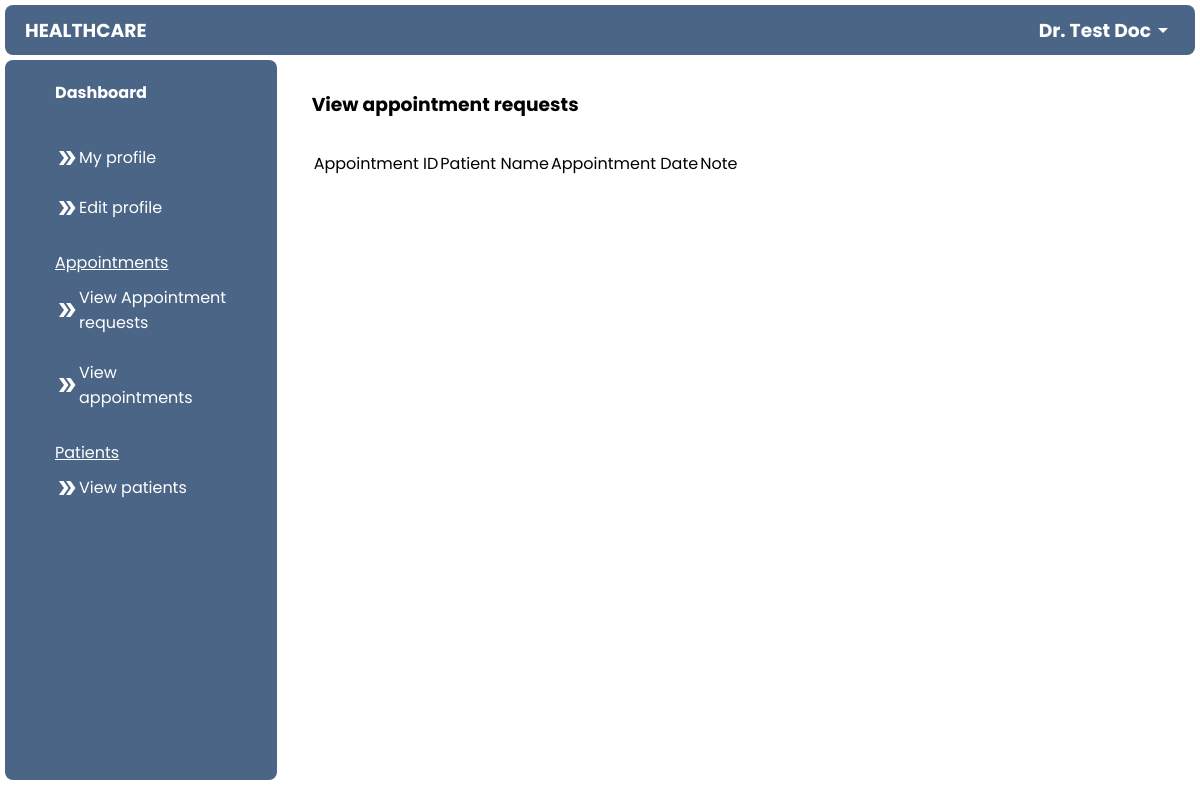
Before: /doctor/view_appointments.php (signed in) with the older database file.
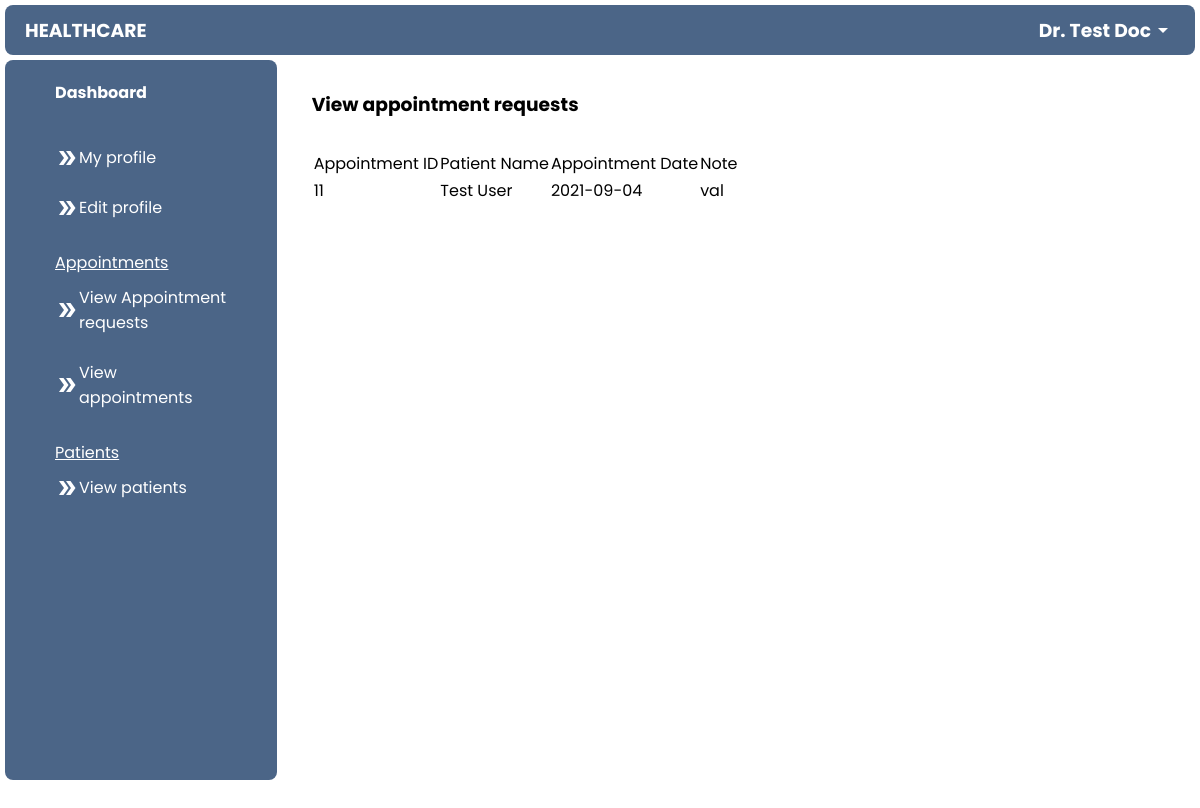
After: the same page with the newer database file.
### tables this page shows
CREATE TABLE `appointments` (
  `a_id` int(100) NOT NULL,
  `p_id` int(100) NOT NULL,
  `assigned_to_id` int(100) NOT NULL,
  `department` varchar(255) NOT NULL,
  `value` varchar(255) NOT NULL,
  `date` date NOT NULL,
  `note` varchar(255) DEFAULT NULL
);

CREATE TABLE `patient` (
  `p_id` int(11) NOT NULL,
  `name` varchar(255) NOT NULL,
  `email` varchar(255) NOT NULL,
  `password` varchar(255) NOT NULL,
  `address` varchar(255) NOT NULL,
  `age` int(100) NOT NULL,
  `gender` enum('male','female','other') NOT NULL,
  `reg_date` datetime NOT NULL DEFAULT current_timestamp()
);

### doctor/view_appointments.php (the view, shortened to what this page needs)
<?php
$email = $_SESSION['email'];
include ("../connect.php");
$sql = mysqli_query($con, "SELECT * FROM doctor WHERE email = '$email'");
$row = mysqli_fetch_array($sql);
$id = $row["d_id"];
?>
<!DOCTYPE html>
<html lang="en">
<head>
    <link rel="stylesheet" href="../css/add.css">
    <link rel="stylesheet" href="//cdn.datatables.net/1.10.20/css/jquery.dataTables.min.css">
</head>
<body>
<?php include ('navigation.php'); ?>
        <main>
        <h3 style="margin-bottom: 30px;">View appointment requests</h3>
<table class="table" id="myTable">
    <thead class="thead">
        <tr>
            <td>Appointment ID</td>
            <td>Patient Name</td>
            <td>Appointment Date</td>
            <td>Note</td>
        </tr>
    </thead>
    <tbody>
        <?php
        $result = mysqli_query($con, "SELECT * FROM appointments INNER JOIN patient ON appointments.p_id = patient.p_id WHERE appointments.assigned_to_id = '$id' ");
        while ($row = mysqli_fetch_array($result)) {
            echo '
        <tr>
            <td>' . $row["a_id"] . '</td>
            <td>' . $row["name"] . '</td>
            <td>' . $row["date"] . '</td>
            <td>' . $row["note"] . '</td>
        </tr>
    ';
        }
        ?>
    </tbody>
</table>
        </main>
    </div>
</body>
</html>

Changed rows visible on the page:
added appointments: a_id "11", p.name "Test User", date "2021-09-04", note "val"
